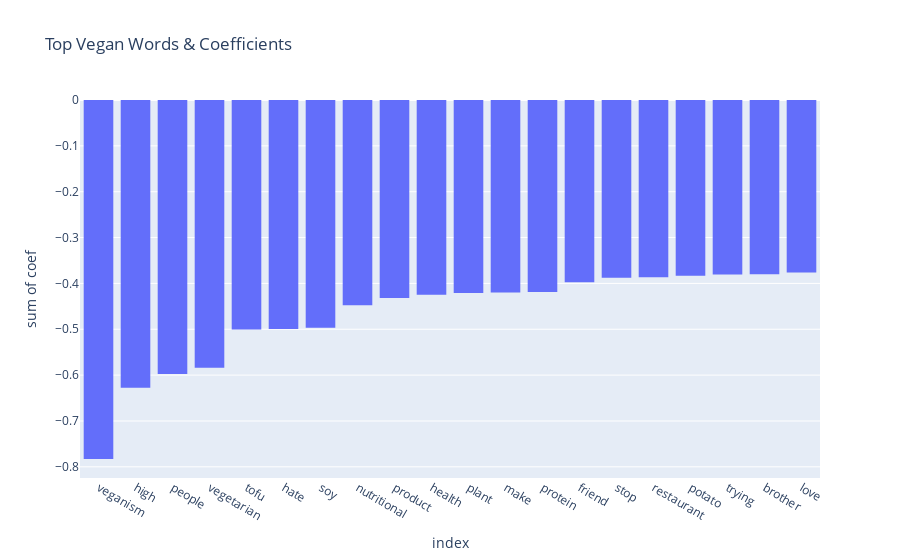

The notebook cell saved with this chart:
### Code cell
topvegan = coef_df.loc[coef_df['coef'].sort_values()[2:22].index]
topvegan
px.histogram(data_frame=topvegan, x=topvegan.index, y='coef', title='Top Vegan Words & Coefficients')

### Figure 1 — Plotly figure (JSON) as saved in the notebook; plotly's stock layout.template omitted (floating-point values rounded to 4 significant figures)
{"data": [{"alignmentgroup": "True", "bingroup": "x", "histfunc": "sum", "hovertemplate": "index=%{x}<br>sum of coef=%{y}<extra></extra>", "legendgroup": "", "marker": {"color": "#636efa", "pattern": {"shape": ""}}, "name": "", "offsetgroup": "", "orientation": "v", "showlegend": false, "type": "histogram", "x": ["veganism", "high", "people", "vegetarian", "tofu", "hate", "soy", "nutritional", "product", "health", "plant", "make", "protein", "friend", "stop", "restaurant", "potato", "trying", "brother", "love"], "xaxis": "x", "y": [-0.7832, -0.6274, -0.5976, -0.5837, -0.5007, -0.4994, -0.4965, -0.4476, -0.4316, -0.4249, -0.4211, -0.4198, -0.4187, -0.3976, -0.3877, -0.3865, -0.3833, -0.3803, -0.3803, -0.3762], "yaxis": "y"}], "layout": {"autosize": true, "barmode": "relative", "legend": {"tracegroupgap": 0}, "title": {"text": "Top Vegan Words & Coefficients"}, "xaxis": {"anchor": "y", "autorange": true, "domain": [0, 1], "range": [-0.5, 19.5], "title": {"text": "index"}, "type": "category"}, "yaxis": {"anchor": "x", "autorange": true, "domain": [0, 1], "range": [-0.8244, 0], "title": {"text": "sum of coef"}, "type": "linear"}}}
